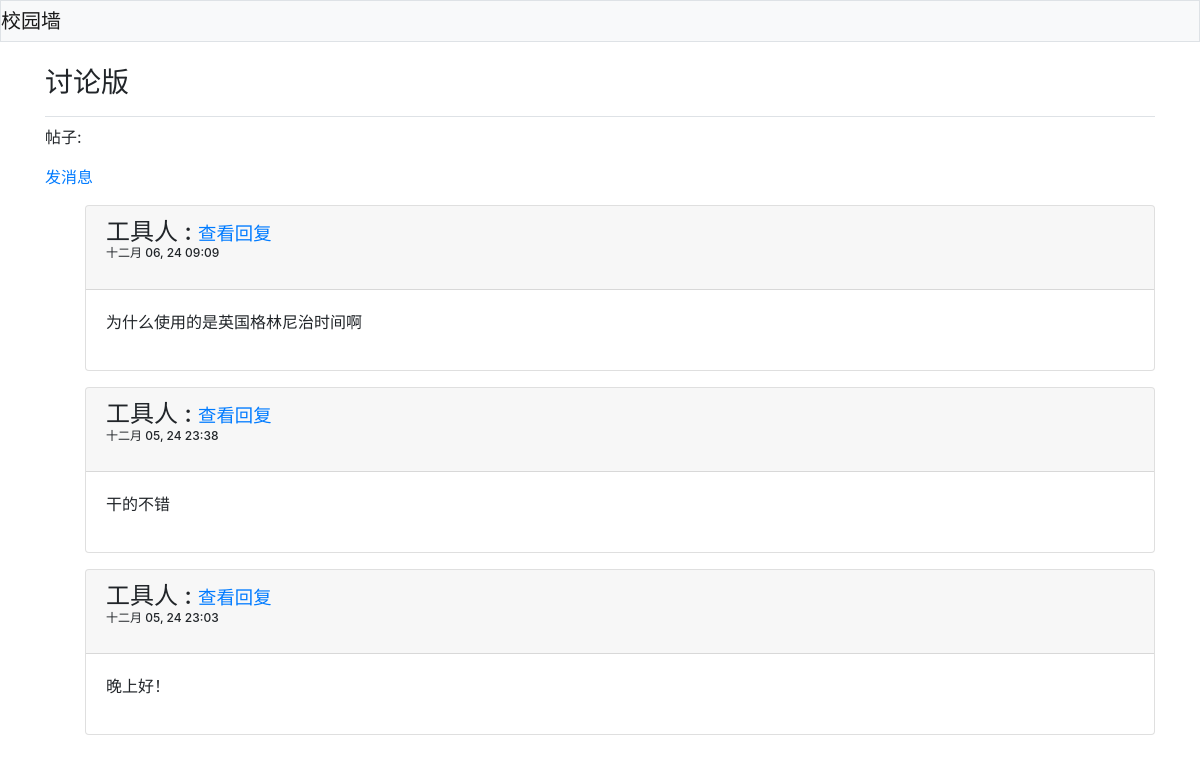
The page /topics/2/ (signed in) on the database its author committed.
### xyq_files/models.py (models this page shows, shortened)
class Topic(models.Model):
    text = models.CharField(max_length=200)
    date_added = models.DateTimeField(auto_now_add=True)
    def __str__(self):
        return self.text

class Entry(models.Model):
    topic = models.ForeignKey(Topic,on_delete=models.CASCADE)
    text = models.TextField()
    date_added = models.DateTimeField(auto_now=True)
    owner = models.ForeignKey(User,on_delete=models.CASCADE)
    class Meta:
        verbose_name_plural = 'entries'

### xyq_files/views.py (the view)
# urls.py: path('topics/<int:topic_id>/', views.topic,name='topic'),
def topic(request,topic_id):
    topic =Topic.objects.get(id=topic_id)
    entries = topic.entry_set.order_by('-date_added')
    context ={'topic': topic,'entries': entries}
    return render(request,'xyq_files/topic.html',context)

### xyq_files/templates/xyq_files/topic.html (shortened to what this page needs)
{% extends "xyq_files/base.html" %}
{% block page_header %}
    <h3>{{ topic }}</h3>
{% endblock page_header %}
{% block content %}
    <p>帖子:</p>
    {% if topic.id != 3 and user.is_authenticated %}
        <p>
            <a href="{% url 'xyq_files:new_entry' topic.id %}">发消息</a>
        </p>
    {% elif  topic.id != 3 and not user.is_authenticated %}
        <p>
            <a href="{% url 'users:login' %}">您要登陆后才能发消息</a>
        </p>
    {% endif %}
    <ul>
    {% for entry in entries %}
        <div class="card mb-3">
            <h4 class="card-header">
                {{ entry.owner }} :
                <small></small><small><small>
                    <a href="{% url 'xyq_files:entry' entry.id %}">查看回复</a>
                </small></small></small></small>
                <p style="font-size: 12px;">
                    {{ entry.date_added|date:'M d, y H:i'}}
                </p>
                </h4>
                <div class="card-body">
                    {{ entry.text|linebreaks }}
            </div>
        </div>
    {% empty %}
        <p>此版块还没有内容哦</p>
    {% endfor %}
    </ul>
{% endblock content %}

### rows shown on the page
Topic: text "讨论版"
Entry: owner "工具人", date_added "十二月 06, 24 09:09", text "为什么使用的是英国格林尼治时间啊"
Entry: owner "工具人", date_added "十二月 05, 24 23:38", text "干的不错"
Entry: owner "工具人", date_added "十二月 05, 24 23:03", text "晚上好！"
